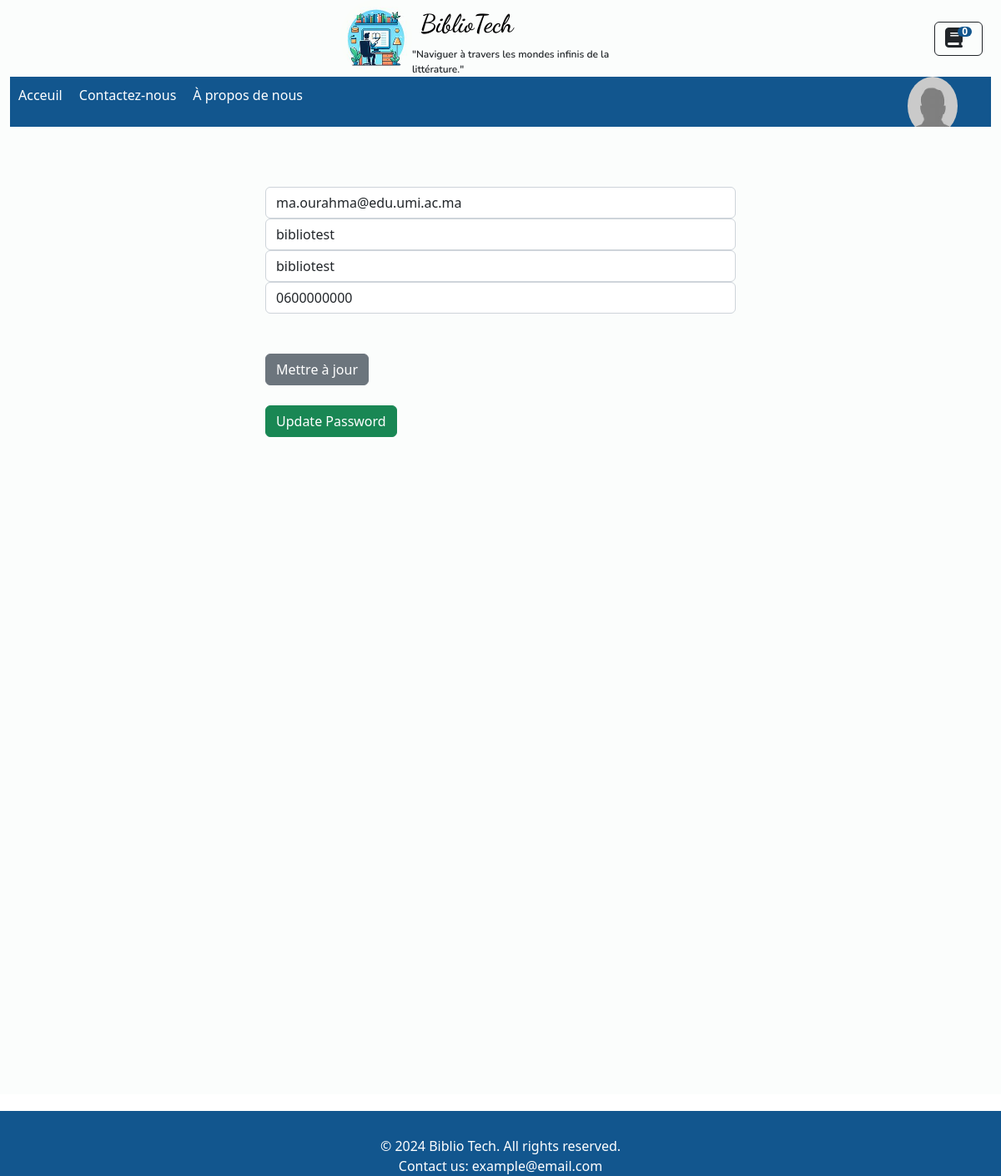
The app's page /update_profile/ (signed in) with its own data.
### biblio_app/models.py (models this page shows, shortened)
class Personne(AbstractBaseUser, PermissionsMixin):
    image = models.ImageField(upload_to='uploads/users/image/', null=True, blank=True,default="assets/profile_user.jpeg")
    email = models.EmailField(unique=True)
    nom = models.CharField(max_length=100)
    prenom = models.CharField(max_length=100)
    telephone = models.CharField(max_length=20)
    password=models.CharField(max_length=50)
    is_verified = models.BooleanField(default=False)
    is_active = models.BooleanField(default=True)
    is_staff = models.BooleanField(default=False)
    banni = models.BooleanField(default=False)
    USERNAME_FIELD = 'email'
    REQUIRED_FIELDS = ['nom','prenom','password']
    ROLE_CHOICES = (
        ('UTILISATEUR', 'Utilisateur'),
        ('BIBLIOTHECAIRE', 'Bibliothecaire'),
        ('ADMINSUP', 'AdminSup'),
    )
    role = models.CharField(max_length=20, choices=ROLE_CHOICES, default='UTILISATEUR')
    objects = PersonneManager()

### biblio_app/views.py (the view, shortened to what this page needs)
# urls.py: path('update_profile/',views.UpdateUser.as_view(),name='update_profile'),
class UpdateUser(View):
    @method_decorator(sensitive_variables('request'))
    def dispatch(self, request, *args, **kwargs):
        if not request.user.is_authenticated :
            return redirect('home')
        return super().dispatch(request, *args, **kwargs)
    def get(self, request, *args, **kwargs):
        if request.user.is_authenticated:
            current_user = Personne.objects.get(email=request.user.email)
            user_form = UpdateUserForm(instance=current_user)
            if is_Staff(request) :
                return render(request, "update_profile_staff.html", {'user_form': user_form})
            else :
                return render(request, "update_profile.html", {'user_form': user_form})
        else:
            messages.error(request, "Vous devez vous authentifier ")
            return redirect('home')

### biblio_app/forms.py (shortened to what this page needs)
class UpdateUserForm(UserChangeForm):
    password=None
    email = forms.EmailField(
        label="",
        widget=forms.TextInput(attrs={'class':'form-control', 'placeholder':'Adresse Email','readonly': 'readonly'}),
        validators=[RegexValidator(regex=r'[a-zA-Z0-9._%+-]+@(umi\.ac\.ma|edu\.umi\.ac\.ma)', message='Veuillez fournir une adresse email valide se terminant par umi.ac.ma ou edu.umi.ac.ma')]
    )
    nom = forms.CharField(label="", max_length=100, widget=forms.TextInput(attrs={'class':'form-control', 'placeholder':'Nom'}),required=False)
    prenom = forms.CharField(label="", max_length=100, widget=forms.TextInput(attrs={'class':'form-control', 'placeholder':'Prenom'}),required=False)
    telephone=forms.CharField(label="", max_length=100, widget=forms.TextInput(attrs={'class':'form-control', 'placeholder':'Telephone'}),required=False)
    class Meta:
        model = Personne
        fields = ('email','nom', 'prenom', 'telephone')
    def __init__(self, *args, **kwargs):
        super(UpdateUserForm, self).__init__(*args, **kwargs)

### biblio_app/views.py (called while the page is built)
@login_required
def is_Staff(request):
    if not request.user.is_authenticated:
        return redirect('login_user')
    elif request.user.role == 'BIBLIOTHECAIRE' or request.user.role == 'ADMINSUP':
        return True
    else:
        return False

### cart/cart.py (called while the page is built)
    def __len__(self):
        return len(self.cart)

### cart/context_processors.py (called while the page is built)
def cart(request):
    return {'cart':Cart(request)}

### biblio_app/templates/update_profile.html
{% extends 'base.html' %} {% load static %} {% block content %}
<div class="container">
  <br /><br /><br />
  <div class="row">
    <div class="col-md-6 offset-md-3">
      <form method="post" action="{% url 'update_profile' %}">
        {% csrf_token %} {{ user_form.as_p }}
        <br /><br />
        <button type="submit" class="btn btn-secondary">Mettre à jour</button>
      </form>
      <br>
      <a href="{% url 'update_paswd' %}" class="btn btn-success">Update Password</a>
    </div>
  </div>
</div>
<br /><br /><br />
<br /><br /><br />
<br /><br /><br /><br /><br /><br /><br /><br /><br />
{% endblock content %}

### biblio_app/static/css/menu.css (style rules this page uses)
:root { --default-blue: #76deff; --second-blue: #12568e; --gray: #fbfdfc; }
* { margin: 0; padding: 0; box-sizing: border-box; }
body { margin: 0; padding: 0; }
.container { background-color: var(--gray); display: flex; flex-direction: column; min-height: 100vh; min-width: 100%; }

### records on screen
Personne: email "ma.ourahma@edu.umi.ac.ma", nom "bibliotest", prenom "bibliotest", telephone "0600000000"

### other values on screen
{{ cart|length }} "0"
